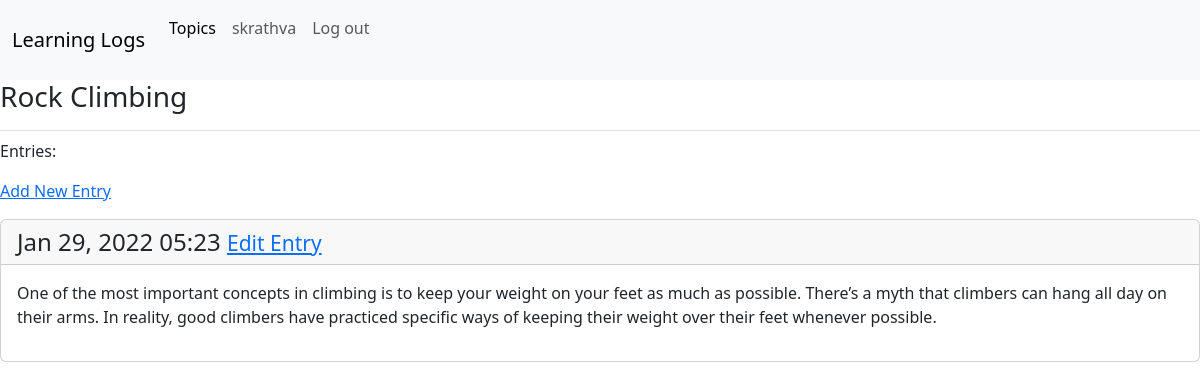
/topic/2/ (signed in), run on the app's committed database.
### learning_logs/models.py (models this page shows, shortened)
class Topic(models.Model):
    text = models.CharField(max_length=200)
    date_added = models.DateTimeField(auto_now_add=True)
    owner = models.ForeignKey(User, on_delete=models.CASCADE)
    def __str__(self):
        return self.text

class Entry(models.Model):
    topic = models.ForeignKey(Topic, on_delete=models.CASCADE)
    text = models.TextField()
    date_added = models.DateTimeField(auto_now_add=True)
    class Meta:
        verbose_name_plural = 'entries'

### learning_logs/views.py (the view)
# urls.py: path('topic/<int:topic_id>/', views.topic, name='topic'),
@login_required
def topic(request, topic_id):
    topic  = Topic.objects.get(id=topic_id)
    if topic.owner !=request.user:
        raise Http404
    entries = topic.entry_set.order_by('-date_added')
    context = {'topic' : topic, 'entries': entries}
    return render(request, 'learning_logs/topic.html', context)

### learning_logs/templates/learning_logs/topic.html
{% extends "learning_logs/base.html" %}
{% block page_header%}
<h3>{{ topic}}</h3>
{% endblock page_header%}
{% block content %}
<p>Entries:</p>
<p>
    <a href="{% url 'learning_logs:new_entry' topic.id %}">Add New Entry</a>
</p>
    {% for entry in entries %}
    <div class="card mb-3">
      <h4 class="card-header">
        {{ entry.date_added|date:'M d, Y H:i'}}
        <small>
          <a href="{% url 'learning_logs:edit_entry' entry.id %}">Edit Entry</a>
        </small>
        </h4>
        <div class="card-body">{{ entry.text|linebreaks }}</div>
    </div>
    {% empty %}
    <p>There are no entries for this topic yet.</p>
    {% endfor %}
{% endblock content %}

### learning_logs/templates/learning_logs/base.html (shortened to what this page needs)
{% load bootstrap5 %}
<!DOCTYPE html>
<html lang="en">
<head>
    {% bootstrap_css %}
</head>
<body>
  <nav class="navbar navbar-expand-lg navbar-light bg-light">
  <div class="container-fluid">
    <a class="navbar-brand" href="{% url 'learning_logs:index'%}">Learning Logs</a>
    <div class="collapse navbar-collapse" id="navbarSupportedContent">
      <ul class="navbar-nav me-auto mb-2 mb-lg-0">
        <li class="nav-item">
          <a class="nav-link active" aria-current="page" href="{% url 'learning_logs:topics' %}">Topics</a>
        </li>
        {% if user.is_authenticated %}
        <li class="nav-item">
          <a class="nav-link" href="#">{{ user.username }}</a>
        </li>
        <li class="nav-item">
          <a class="nav-link" href="{% url 'users:logout' %}">Log out</a></br>
        </li>
        {% endif %}
      </ul>
    </div>
  </div>
</nav>
  <main>
    <div class="pb-2 mb-2 border-bottom">
        {% block page_header %}{% endblock page_header %}
    </div>
    <div class="">
            {% block content %} {% endblock content %}
    </div>
  </main>
</body>
</html>

### data on the page
Topic: text "Rock Climbing"
Entry: date_added "Jan 29, 2022 05:23", text "One of the most important concepts in climbing is to keep your weight on your feet as much as possible. There’s a myth that climbers can hang all day on their arms. In reality, good climbers have practiced specific ways of keeping their weight over their feet whenever possible."

### other printed values
{{ user.username }} "skrathva"
